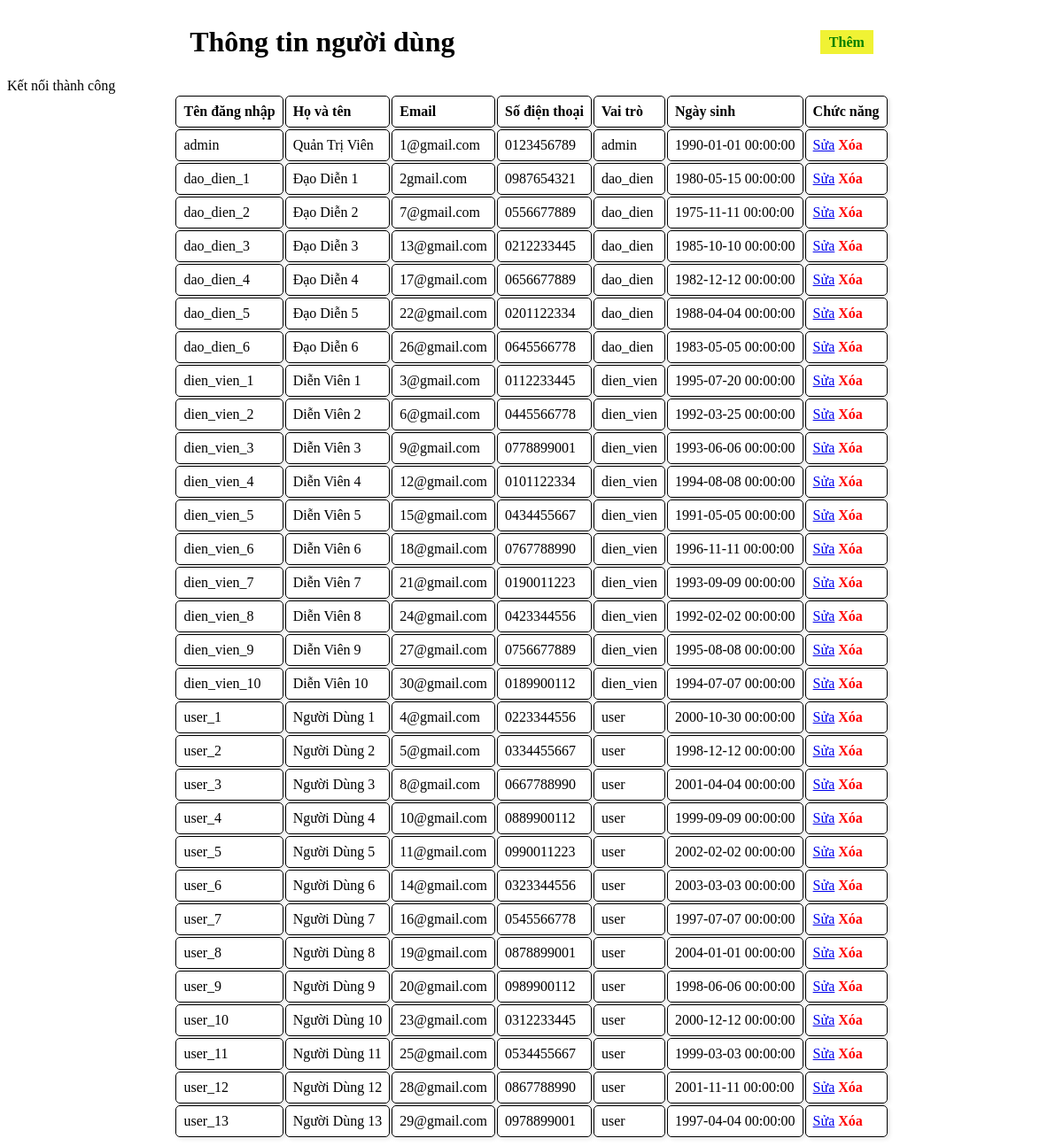
/Bài21/nguoidung.php, run on the app's committed database.
### tables this page shows
CREATE TABLE IF NOT EXISTS nguoi_dung
(
    id            INT PRIMARY KEY AUTO_INCREMENT,
    ten_dang_nhap VARCHAR(50) NOT NULL,
    mat_khau      VARCHAR(50) NOT NULL,
    ho_ten        VARCHAR(50),
    email         VARCHAR(50),
    sdt           VARCHAR(10),
    ngay_sinh     DATETIME,
    vai_tro_id    INT,
    FOREIGN KEY (vai_tro_id) REFERENCES vai_tro (id)
);

CREATE TABLE IF NOT EXISTS vai_tro
(
    id          INT PRIMARY KEY AUTO_INCREMENT,
    ten_vai_tro VARCHAR(50) NOT NULL
);

### Bài21/nguoidung.php (the view, shortened to what this page needs)
<!DOCTYPE html>
<html lang="en">
<head>
</head>
<body>
    <table>
        <div style="justify-content: space-around; display: flex; text-align: center; width: 100%; align-items: center;">
            <h1>Thông tin người dùng</h1>
            <div>
                <a class="them" href="themnguoidung.php">Thêm</a>
            </div>
        </div>
        <tr>
            <th>Tên đăng nhập</th>
            <th>Họ và tên</th>
            <th>Email</th>
            <th>Số điện thoại</th>
            <th>Vai trò</th>
            <th>Ngày sinh</th>
            <th>Chức năng</th>
        </tr>
        <?php
    include "connect.php";
    $sql = "SELECT nd.* , vt.ten_vai_tro FROM nguoi_dung nd JOIN vai_tro vt ON nd.vai_tro_id = vt.id";
    $result = mysqli_query($connect, $sql);
    while($row = mysqli_fetch_array($result)){
    ?>
        <tr>
            <td>
                <?php echo $row['ten_dang_nhap']; ?>
            </td>
            <td>
                <?php echo $row['ho_ten']; ?>
            </td>
            <td>
                <?php echo $row['email']; ?>
            </td>
            <td>
                <?php echo $row['sdt']; ?>
            </td>
            <td>
                <?php echo $row['ten_vai_tro']; ?>
            </td>
            <td>
                <?php echo $row['ngay_sinh']; ?>
            </td>
            <td>
                <a class="sua" href="updatenguoidung.php?id=<?php echo $row["id"] ?>">Sửa</a>
                <a class="xoa" href="xoanguoidung.php?id=<?php echo $row["id"] ?>">Xóa</a>
            </td>
        </tr>
        <?php } ?>
    </table>
</body>
</html>

### Bài21/nguoidung.php (style rules this page uses)
table { display: flex; margin: 0; align-items: center; justify-content: center; }
th, td { border: 1px solid black; border-radius: 5px; padding: 8px; text-align: left; box-shadow: 2px 2px 5px rgba(0, 0, 0, 0.1); }
.xoa { color: red; text-decoration: none; font-weight: bold; }
.them { color: green; font-weight: bold; background-color: #f0f234; padding: 5px 10px; text-decoration: none; }

### data on the page
nguoi_dung: ten_dang_nhap "admin", ho_ten "Quản Trị Viên", email "1@gmail.com", sdt "0123456789", vai_tro.ten_vai_tro "admin", ngay_sinh "1990-01-01 00:00:00"
nguoi_dung: ten_dang_nhap "dao_dien_1", ho_ten "Đạo Diễn 1", email "2gmail.com", sdt "0987654321", vai_tro.ten_vai_tro "dao_dien", ngay_sinh "1980-05-15 00:00:00"
nguoi_dung: ten_dang_nhap "dao_dien_2", ho_ten "Đạo Diễn 2", email "7@gmail.com", sdt "0556677889", vai_tro.ten_vai_tro "dao_dien", ngay_sinh "1975-11-11 00:00:00"
nguoi_dung: ten_dang_nhap "dao_dien_3", ho_ten "Đạo Diễn 3", email "13@gmail.com", sdt "0212233445", vai_tro.ten_vai_tro "dao_dien", ngay_sinh "1985-10-10 00:00:00"
nguoi_dung: ten_dang_nhap "dao_dien_4", ho_ten "Đạo Diễn 4", email "17@gmail.com", sdt "0656677889", vai_tro.ten_vai_tro "dao_dien", ngay_sinh "1982-12-12 00:00:00"
nguoi_dung: ten_dang_nhap "dao_dien_5", ho_ten "Đạo Diễn 5", email "22@gmail.com", sdt "0201122334", vai_tro.ten_vai_tro "dao_dien", ngay_sinh "1988-04-04 00:00:00"
nguoi_dung: ten_dang_nhap "dao_dien_6", ho_ten "Đạo Diễn 6", email "26@gmail.com", sdt "0645566778", vai_tro.ten_vai_tro "dao_dien", ngay_sinh "1983-05-05 00:00:00"
nguoi_dung: ten_dang_nhap "dien_vien_1", ho_ten "Diễn Viên 1", email "3@gmail.com", sdt "0112233445", vai_tro.ten_vai_tro "dien_vien", ngay_sinh "1995-07-20 00:00:00"
nguoi_dung: ten_dang_nhap "dien_vien_2", ho_ten "Diễn Viên 2", email "6@gmail.com", sdt "0445566778", vai_tro.ten_vai_tro "dien_vien", ngay_sinh "1992-03-25 00:00:00"
nguoi_dung: ten_dang_nhap "dien_vien_3", ho_ten "Diễn Viên 3", email "9@gmail.com", sdt "0778899001", vai_tro.ten_vai_tro "dien_vien", ngay_sinh "1993-06-06 00:00:00"
nguoi_dung: ten_dang_nhap "dien_vien_4", ho_ten "Diễn Viên 4", email "12@gmail.com", sdt "0101122334", vai_tro.ten_vai_tro "dien_vien", ngay_sinh "1994-08-08 00:00:00"
nguoi_dung: ten_dang_nhap "dien_vien_5", ho_ten "Diễn Viên 5", email "15@gmail.com", sdt "0434455667", vai_tro.ten_vai_tro "dien_vien", ngay_sinh "1991-05-05 00:00:00"
nguoi_dung: ten_dang_nhap "dien_vien_6", ho_ten "Diễn Viên 6", email "18@gmail.com", sdt "0767788990", vai_tro.ten_vai_tro "dien_vien", ngay_sinh "1996-11-11 00:00:00"
nguoi_dung: ten_dang_nhap "dien_vien_7", ho_ten "Diễn Viên 7", email "21@gmail.com", sdt "0190011223", vai_tro.ten_vai_tro "dien_vien", ngay_sinh "1993-09-09 00:00:00"
nguoi_dung: ten_dang_nhap "dien_vien_8", ho_ten "Diễn Viên 8", email "24@gmail.com", sdt "0423344556", vai_tro.ten_vai_tro "dien_vien", ngay_sinh "1992-02-02 00:00:00"
nguoi_dung: ten_dang_nhap "dien_vien_9", ho_ten "Diễn Viên 9", email "27@gmail.com", sdt "0756677889", vai_tro.ten_vai_tro "dien_vien", ngay_sinh "1995-08-08 00:00:00"
nguoi_dung: ten_dang_nhap "dien_vien_10", ho_ten "Diễn Viên 10", email "30@gmail.com", sdt "0189900112", vai_tro.ten_vai_tro "dien_vien", ngay_sinh "1994-07-07 00:00:00"
nguoi_dung: ten_dang_nhap "user_1", ho_ten "Người Dùng 1", email "4@gmail.com", sdt "0223344556", vai_tro.ten_vai_tro "user", ngay_sinh "2000-10-30 00:00:00"
nguoi_dung: ten_dang_nhap "user_2", ho_ten "Người Dùng 2", email "5@gmail.com", sdt "0334455667", vai_tro.ten_vai_tro "user", ngay_sinh "1998-12-12 00:00:00"
nguoi_dung: ten_dang_nhap "user_3", ho_ten "Người Dùng 3", email "8@gmail.com", sdt "0667788990", vai_tro.ten_vai_tro "user", ngay_sinh "2001-04-04 00:00:00"
nguoi_dung: ten_dang_nhap "user_4", ho_ten "Người Dùng 4", email "10@gmail.com", sdt "0889900112", vai_tro.ten_vai_tro "user", ngay_sinh "1999-09-09 00:00:00"
nguoi_dung: ten_dang_nhap "user_5", ho_ten "Người Dùng 5", email "11@gmail.com", sdt "0990011223", vai_tro.ten_vai_tro "user", ngay_sinh "2002-02-02 00:00:00"
nguoi_dung: ten_dang_nhap "user_6", ho_ten "Người Dùng 6", email "14@gmail.com", sdt "0323344556", vai_tro.ten_vai_tro "user", ngay_sinh "2003-03-03 00:00:00"
nguoi_dung: ten_dang_nhap "user_7", ho_ten "Người Dùng 7", email "16@gmail.com", sdt "0545566778", vai_tro.ten_vai_tro "user", ngay_sinh "1997-07-07 00:00:00"
nguoi_dung: ten_dang_nhap "user_8", ho_ten "Người Dùng 8", email "19@gmail.com", sdt "0878899001", vai_tro.ten_vai_tro "user", ngay_sinh "2004-01-01 00:00:00"
nguoi_dung: ten_dang_nhap "user_9", ho_ten "Người Dùng 9", email "20@gmail.com", sdt "0989900112", vai_tro.ten_vai_tro "user", ngay_sinh "1998-06-06 00:00:00"
nguoi_dung: ten_dang_nhap "user_10", ho_ten "Người Dùng 10", email "23@gmail.com", sdt "0312233445", vai_tro.ten_vai_tro "user", ngay_sinh "2000-12-12 00:00:00"
nguoi_dung: ten_dang_nhap "user_11", ho_ten "Người Dùng 11", email "25@gmail.com", sdt "0534455667", vai_tro.ten_vai_tro "user", ngay_sinh "1999-03-03 00:00:00"
nguoi_dung: ten_dang_nhap "user_12", ho_ten "Người Dùng 12", email "28@gmail.com", sdt "0867788990", vai_tro.ten_vai_tro "user", ngay_sinh "2001-11-11 00:00:00"
nguoi_dung: ten_dang_nhap "user_13", ho_ten "Người Dùng 13", email "29@gmail.com", sdt "0978899001", vai_tro.ten_vai_tro "user", ngay_sinh "1997-04-04 00:00:00"
